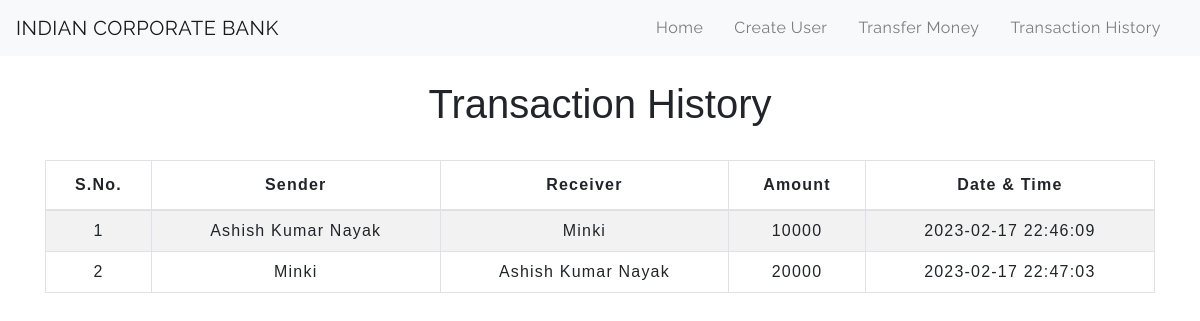
The page /transactionhistory.php on the database its author committed.
### tables this page shows
CREATE TABLE `transaction` (
  `sno` int(3) NOT NULL,
  `sender` text NOT NULL,
  `receiver` text NOT NULL,
  `balance` int(8) NOT NULL,
  `datetime` datetime NOT NULL DEFAULT current_timestamp()
);

### transactionhistory.php (the view, shortened to what this page needs)
<!DOCTYPE html>
<html lang="en">
<head>
    <link rel="stylesheet" href="https://stackpath.bootstrapcdn.com/bootstrap/4.5.2/css/bootstrap.min.css">
    <link rel="stylesheet" type="text/css" href="css/table.css">
    <link rel="stylesheet" type="text/css" href="css/navbar.css">
</head>
<body>
<?php
  include 'navbar.php';
?>
	<div class="container">
        <h2 class="text-center pt-4">Transaction History</h2>
       <br>
       <div class="table-responsive-sm">
    <table class="table table-hover table-striped table-condensed table-bordered">
        <thead>
            <tr>
                <th class="text-center">S.No.</th>
                <th class="text-center">Sender</th>
                <th class="text-center">Receiver</th>
                <th class="text-center">Amount</th>
                <th class="text-center">Date & Time</th>
            </tr>
        </thead>
        <tbody>
        <?php
            include 'config.php';
            $sql ="select * from transaction";
            $query =mysqli_query($conn, $sql);
            while($rows = mysqli_fetch_assoc($query))
            {
        ?>
            <tr>
            <td class="py-2"><?php echo $rows['sno']; ?></td>
            <td class="py-2"><?php echo $rows['sender']; ?></td>
            <td class="py-2"><?php echo $rows['receiver']; ?></td>
            <td class="py-2"><?php echo $rows['balance']; ?> </td>
            <td class="py-2"><?php echo $rows['datetime']; ?> </td>
        <?php
            }
        ?>
        </tbody>
    </table>
    </div>
</div>
</body>
</html>

### css/table.css (style rules this page uses)
* { padding: 0; margin: 0; box-sizing: border-box; font-family: sans-serif; }
h2 { font-size: 40px; }
table { letter-spacing: 1.2px; }
td { text-align: center; }

### rows shown on the page
transaction: sno "1", sender "Ashish Kumar Nayak", receiver "Minki", balance "10000", datetime "2023-02-17 22:46:09"
transaction: sno "2", sender "Minki", receiver "Ashish Kumar Nayak", balance "20000", datetime "2023-02-17 22:47:03"
